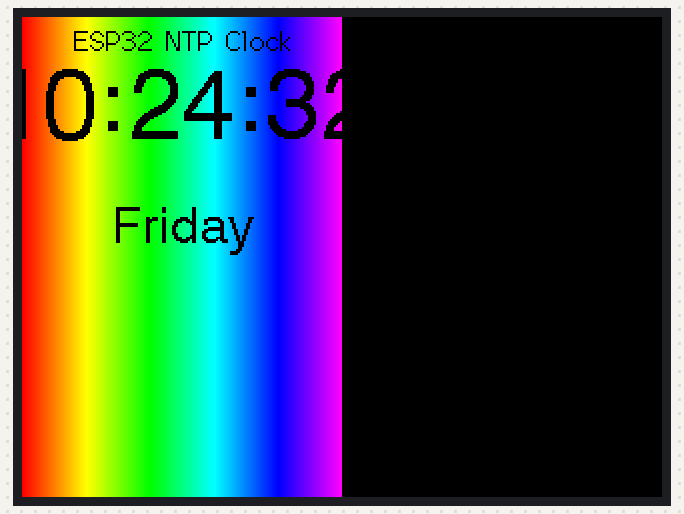
Simulated run of this sketch. Board: ESP32. On the bench: 320×240 colour display. WiFi joins after 1.5 s; servers stay silent unless stated; network time is answered at once with the bench clock; the local clock reads 2024-03-15 10:24:30 at power-on unless the sketch sets it; what the sketch prints to the serial monitor is not drawn.

Above: at 2.6 s.
At 32.5 s:
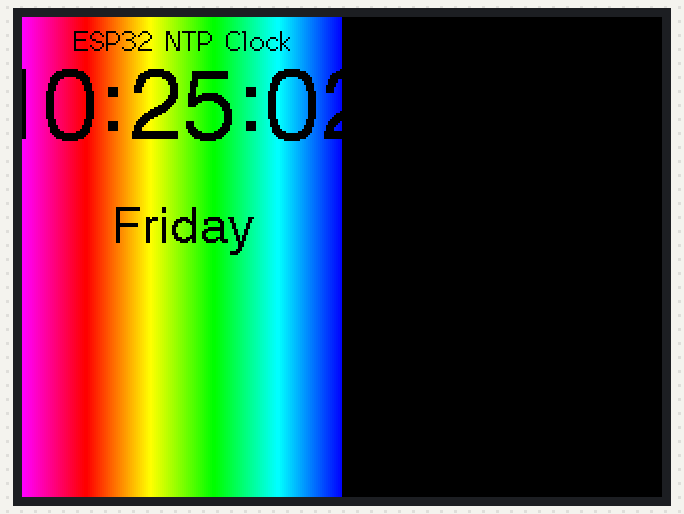
At 62.5 s:
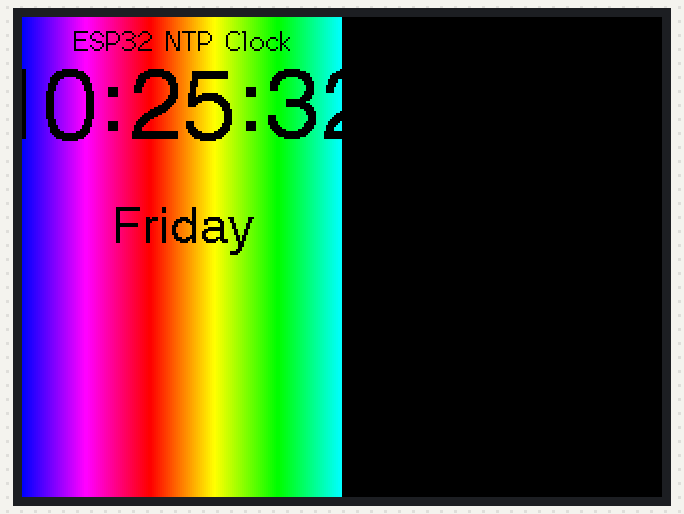
At 92.5 s:
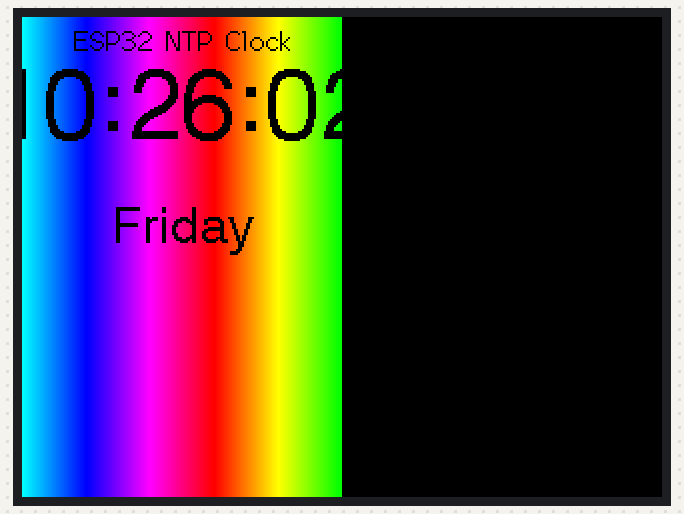
At 122.5 s:
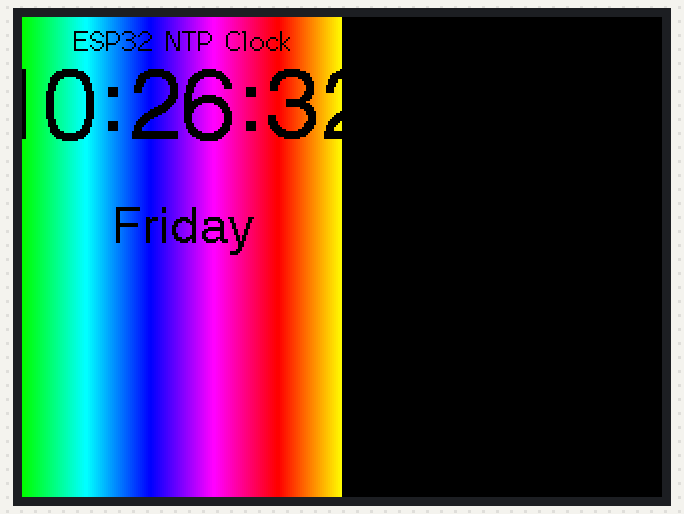

The sketch:

TFT_Rainbow_Clock.ino
```cpp
#include <NTPClient.h>
#include <WiFi.h>
#include <WiFiUdp.h>
#include <HTTPClient.h>
#include <TFT_eSPI.h> // Graphics and font library for ST7735 driver chip
#include <SPI.h>

const char *ssid     = "Sayantan";
const char *password = "sayantan";

const long utcOffsetInSeconds = 19800;

char daysOfTheWeek[7][12] = {"Sunday", "Monday", "Tuesday", "Wednesday", "Thursday", "Friday", "Saturday"};

// Define NTP Client to get time
WiFiUDP ntpUDP;
NTPClient timeClient(ntpUDP, "pool.ntp.org", utcOffsetInSeconds);

TFT_eSPI tft = TFT_eSPI();  // Invoke library, pins defined in User_Setup.h

unsigned long targetTime = 0;
byte red = 31;
byte green = 0;
byte blue = 0;
byte state = 0;
unsigned int colour = red << 11;
String date = "";

void setup(void) {
  tft.init();
  tft.setRotation(1);
  tft.fillScreen(TFT_BLACK);

  targetTime = millis() + 1000;

  Serial.begin(115200);

  WiFi.begin(ssid, password);

  while ( WiFi.status() != WL_CONNECTED ) {
    delay ( 500 );
    Serial.print ( "." );
  }

  if (WiFi.status() == WL_CONNECTED) {
    HTTPClient http;
    String url = ("http://customprojects.000webhostapp.com/date.php"); //your website link in this format
    Serial.println(url);
    http.begin(url);
    int httpCode = http.GET();

    if (httpCode > 0) {
      // start of fetching get process
      date = http.getString();
      Serial.println(date);

    }
    else
      Serial.println(httpCode);
    http.end();
    delay(500);
  }

  timeClient.begin();
}

void loop() {
  if (targetTime < millis()) {
    targetTime = millis() + 30000;

    // Colour changing state machine
    for (int i = 0; i < 160; i++) {
      tft.drawFastVLine(i, 0, tft.height(), colour);
      switch (state) {
        case 0:
          green += 2;
          if (green == 64) {
            green = 63;
            state = 1;
          }
          break;
        case 1:
          red--;
          if (red == 255) {
            red = 0;
            state = 2;
          }
          break;
        case 2:
          blue ++;
          if (blue == 32) {
            blue = 31;
            state = 3;
          }
          break;
        case 3:
          green -= 2;
          if (green == 255) {
            green = 0;
            state = 4;
          }
          break;
        case 4:
          red ++;
          if (red == 32) {
            red = 31;
            state = 5;
          }
          break;
        case 5:
          blue --;
          if (blue == 255) {
            blue = 0;
            state = 0;
          }
          break;
      }
      colour = red << 11 | green << 5 | blue;
    }

    timeClient.update();

    Serial.print(daysOfTheWeek[timeClient.getDay()]);
    Serial.print(", ");
    Serial.println(timeClient.getFormattedTime());

    // The new larger fonts do not use the .setCursor call, coords are embedded
    tft.setTextColor(TFT_BLACK, TFT_BLACK); // Do not plot the background colour

    // Overlay the black text on top of the rainbow plot (the advantage of not drawing the backgorund colour!)
    tft.drawCentreString("ESP32 NTP Clock", 80, 4, 2); // Draw text centre at position 80, 12 using font 2
    tft.drawCentreString(timeClient.getFormattedTime(), 80, 25, 6); // Draw text centre at position 80, 24 using font 4
    tft.drawCentreString(date, 80, 68, 4); // Draw text centre at position 80, 24 using font 6
    tft.drawCentreString(daysOfTheWeek[timeClient.getDay()], 80, 94, 4); // Draw text centre at position 80, 90 using font 2

    delay(1000);
  }
}
```

Measured:
- what the display in image 0 shows lasts 30.0 s, from 2.5 s to 32.5 s
